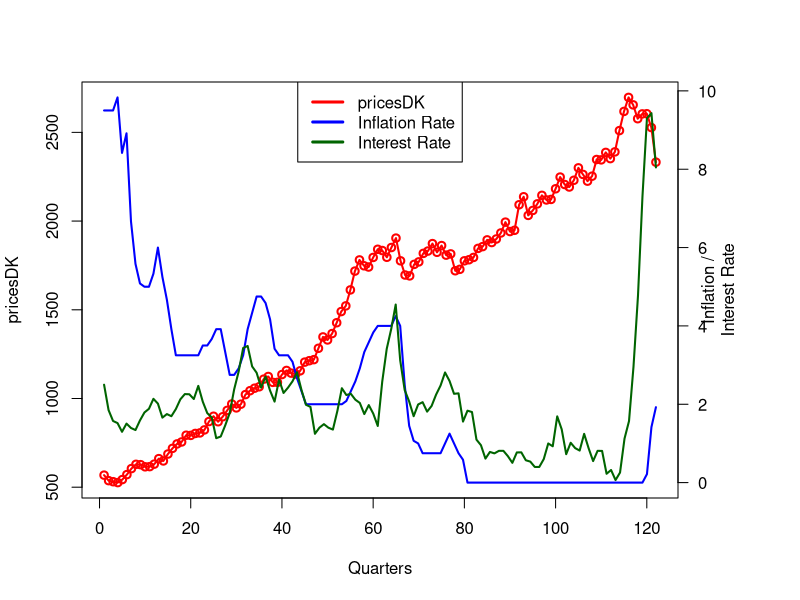
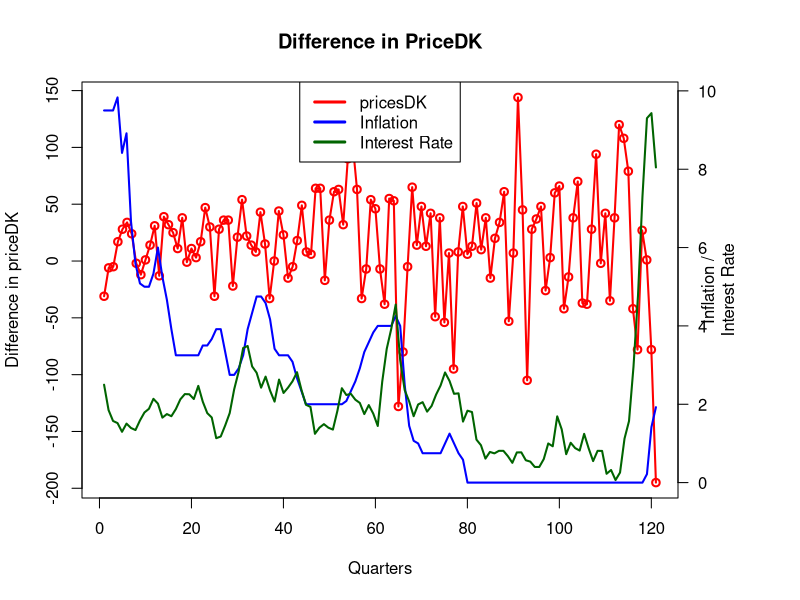
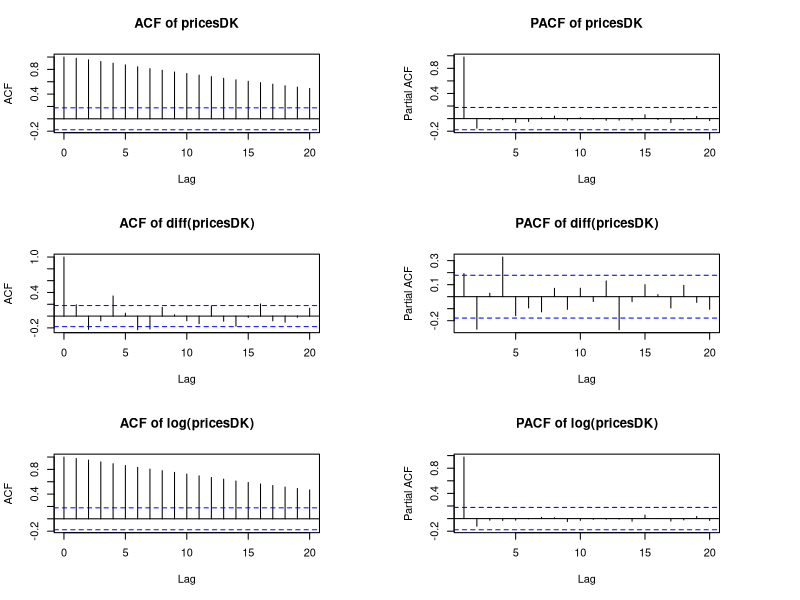
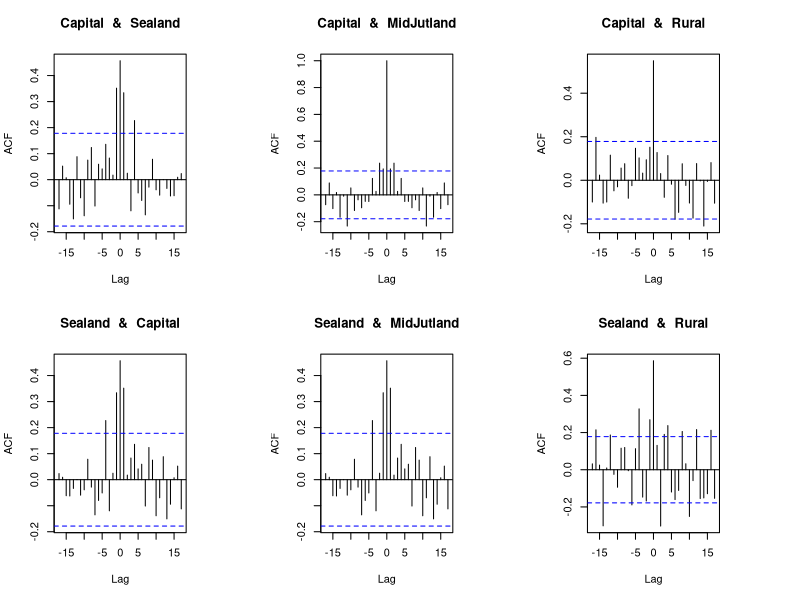
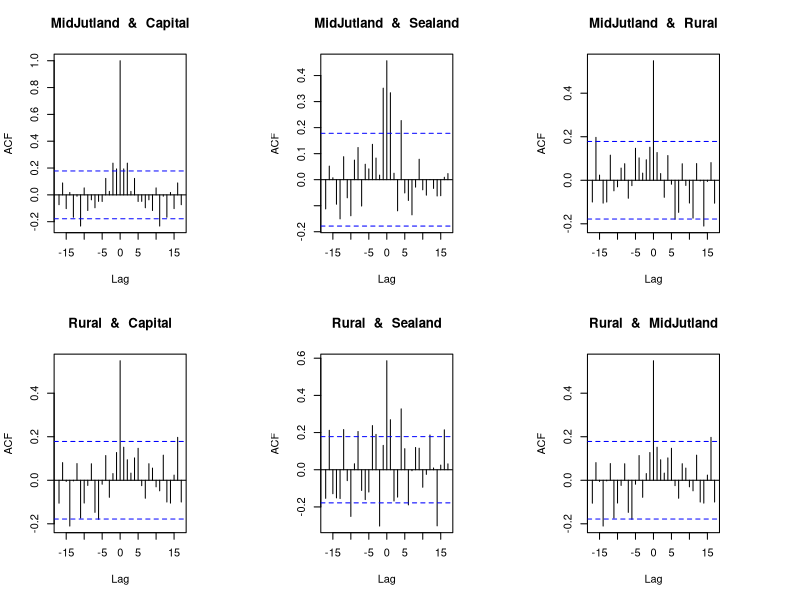
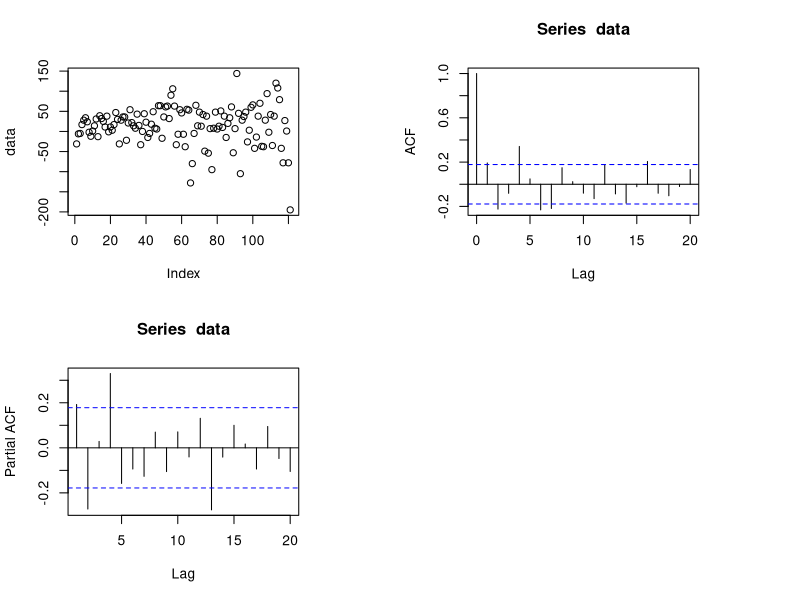
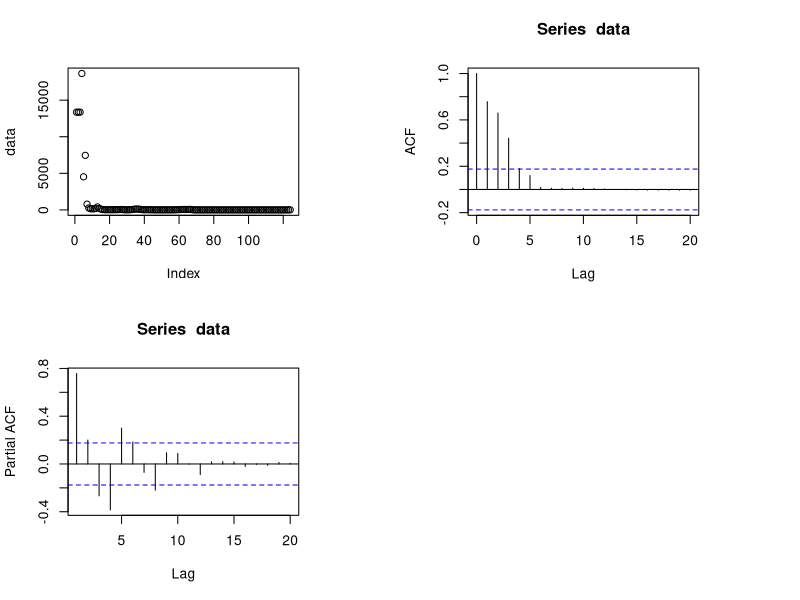
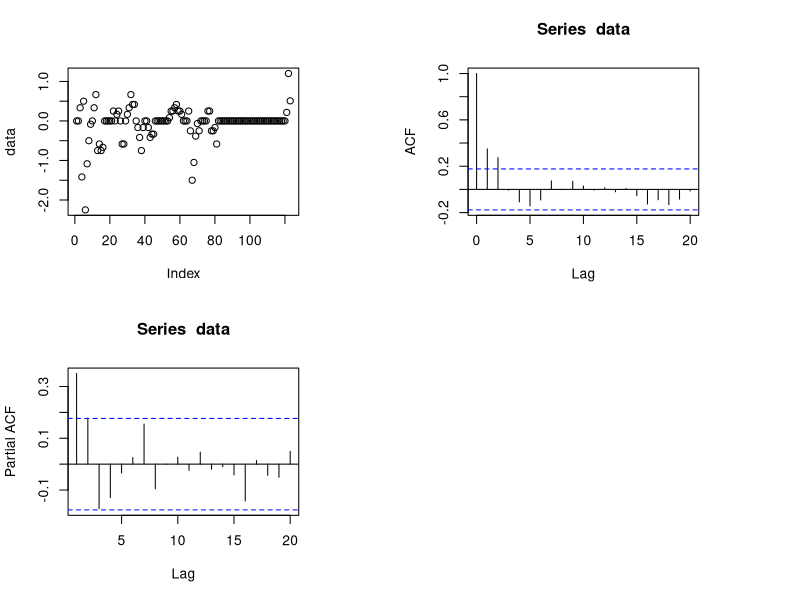

These charts were generated, in order, by the following R code:
rm(list = ls())
#Data <- read.csv("Time_Series_2023/Assignment_3/A3Data.csv",header=TRUE)
Data <- read.csv("A3Data.csv",header=TRUE)
pricesDK <- na.omit(Data$Denmark)
interest <- na.omit(Data$InterestRate) #interest rate
inflation <- na.omit(Data$InflationRate) #interest rate


 
#Q4.1 Plot the quarterly average sales prices in Denmark and the additional variables, interest rate and inflation rate.
par(mfrow=c(1,1))
par(mar=c(5, 4, 4, 6) + 0.1)
plot(pricesDK,type="o",col="red",lwd="2",xlab="Quarters")
par(new=TRUE)
plot(interest,type='l',col="blue", axes=FALSE,xlab="", ylab="",lwd="2")
lines(inflation,type='l',col="darkgreen",lwd="2")
mtext("Interest Rate",side=4,line=2) 
mtext("Inflation /",side=4,line=1) 
axis(4, ylim=c(0,7000),las=1)
legend("top", legend = c("pricesDK", "Inflation Rate","Interest Rate"),
       lwd = 3, col = c("red","blue", "darkgreen"))




#pricesDK not stationary hence we make diff transform.
#Save the plot!
saveFig <- TRUE
if(saveFig == TRUE){pdf("name.pdf", width = 10*0.8, height = 10*0.8)}
#Insert Whatever needs to be saved here :))
if(saveFig == TRUE){dev.off()}
saveFig <- FALSE

#Q4.1 Plot the transform
par(mfrow=c(1,1))
par(mar=c(5, 4, 4, 6) + 0.1)
plot(diff(pricesDK), main="Difference in PriceDK", type="o",col="red",lwd="2",xlab="Quarters",ylab="Difference in priceDK")
par(new=TRUE)
plot(interest,type='l',col="blue", axes=FALSE,xlab="", ylab="",lwd="2")
lines(inflation,type='l',col="darkgreen",lwd="2")
mtext("Interest Rate",side=4,line=2) 
mtext("Inflation /",side=4,line=1) 
axis(4, ylim=c(0,7000),las=1)
legend("top", legend = c("pricesDK", "Inflation","Interest Rate"),
       lwd = 3, col = c("red","blue", "darkgreen"))


#Q4.2 ACF and PACF

par(mfrow=c(3,2))
acf(pricesDK,main="ACF of pricesDK")
pacf(pricesDK, main="PACF of pricesDK")
acf(diff(pricesDK),main="ACF of diff(pricesDK)")
pacf(diff(pricesDK), main="PACF of diff(pricesDK)")
acf(log(pricesDK),main="ACF of log(pricesDK)")
pacf(log(pricesDK), main="PACF of log(pricesDK)")



#Q4.2 cross-correlation function between four time series of the house prices:
#Estimate and plot Cross-Correlation
Capital <- diff(na.omit(Data$Capital))
Sealand <- diff(na.omit(Data$Sealand))
MidJutland <- diff(na.omit(Data$Capital))
Rural <- diff(na.omit(Data$Rural))

prices <- data.frame(Capital=Capital,Sealand=Sealand,MidJutland=MidJutland,Rural=Rural)
colnames(prices) <- c("Capital","Sealand","MidJutland","Rural")

par(mfrow=c(2,3))
for (i in 1:4){
  for (k in 1:4){
    if (i!=k){
      ccf(prices[i],prices[k],type="correlation",plot=TRUE,main= paste(colnames(prices)[i]," & ",colnames(prices)[k]))
    }
  }
}
#It is weak, we omit it???













multipleplots <- function(data){
  par(mfrow=c(2,2))
  plot(data)
  acf(data)
  pacf(data)
}

#Transform the data to make it stationary!
#finaldata: 

#pricesDK
multipleplots(diff(pricesDK))

#Intersest
multipleplots(exp(interest)) #could work
multipleplots(diff(interest))

#Inflation
multipleplots(inflation)


#Estimate and plot Cross-Correlation
Capital <- diff(na.omit(Data$Capital))
Sealand <- diff(na.omit(Data$Sealand))
MidJutland <- diff(na.omit(Data$Capital))
Rural <- diff(na.omit(Data$Rural))

prices <- data.frame(Capital=Capital,Sealand=Sealand,MidJutland=MidJutland,Rural=Rural)
colnames(prices) <- c("Capital","Sealand","MidJutland","Rural")

par(mfrow=c(2,3))
for (i in 1:4){
  for (k in 1:4){
    if (i!=k){
      ccf(prices[i],prices[k],type="correlation",plot=TRUE,main= paste(colnames(prices)[i]," & ",colnames(prices)[k]))
    }
  }
}

